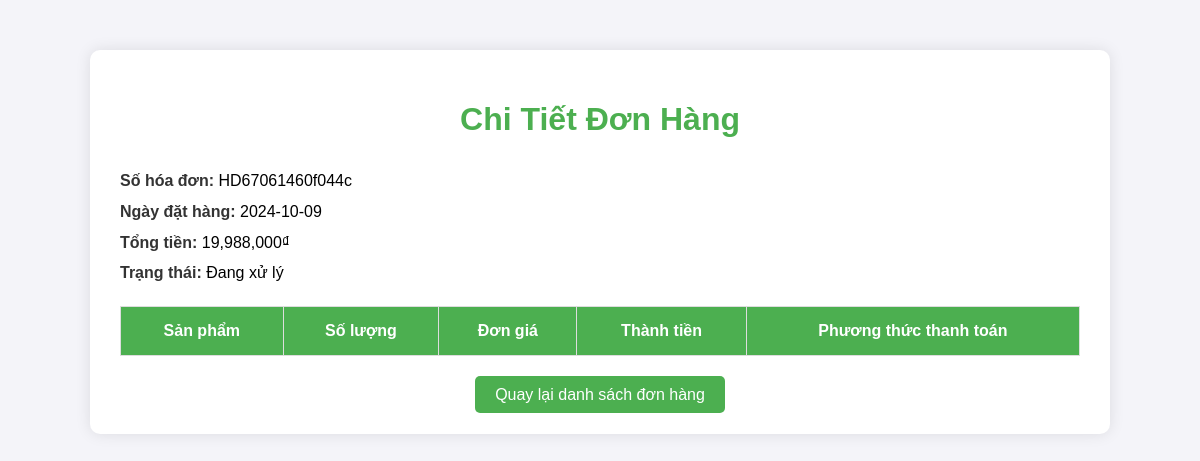
The page /chitiethd.php?sohieuHD=HD67061460f044c on the database its author committed.
### tables this page shows
CREATE TABLE `hoadon` (
  `SohieuHD` varchar(50) NOT NULL,
  `id` int(11) DEFAULT NULL,
  `NgayBH` date DEFAULT NULL,
  `Tongtien` varchar(255) DEFAULT NULL,
  `Trangthai` varchar(255) DEFAULT NULL
);

### chitiethd.php (the view, shortened to what this page needs)
<?php
include 'db_connect.php';
$sohieuHD = isset($_GET['sohieuHD']) ? $_GET['sohieuHD'] : '';
$sql_hoadon = "SELECT h.*, k.Tenkhach, k.Diachi, k.Dienthoai
               FROM hoadon h
               JOIN khach k ON h.id = k.id
               WHERE h.SohieuHD = '$sohieuHD'";
$result_hoadon = $con->query($sql_hoadon);
$hoadon = $result_hoadon->fetch_assoc();
?>
<html lang="en">
<head>
    <link rel="stylesheet" href="css/camon.css">
</head>
<body>
<div class="container">
    <h1>Chi Tiết Đơn Hàng</h1>
    <div class="order-info">
        <p><strong>Số hóa đơn:</strong> <?= htmlspecialchars($hoadon['SohieuHD']) ?></p>
        <p><strong>Ngày đặt hàng:</strong> <?= htmlspecialchars($hoadon['NgayBH']) ?></p>
        <p><strong>Tổng tiền:</strong> <?= number_format($hoadon['Tongtien'], 0, '.', ',') ?>₫</p>
        <p><strong>Trạng thái:</strong> <?= htmlspecialchars($hoadon['Trangthai']) ?></p>
    </div>
    <table class="order-details">
        <thead>
            <tr>
                <th>Sản phẩm</th>
                <th>Số lượng</th>
                <th>Đơn giá</th>
                <th>Thành tiền</th>
                <th>Phương thức thanh toán</th>
            </tr>
        </thead>
    </table>
    <div class="footer">
        <a href="theodoi.php">Quay lại danh sách đơn hàng</a>
    </div>
</div>
</body>
</html>

### css/camon.css (style rules this page uses)
body { font-family: Arial, sans-serif; background-color: #f4f4f9; margin: 0; padding: 0; }
.container { width: 80%; max-width: 1000px; margin: 50px auto; background-color: #fff; border-radius: 10px; box-shadow: 0 0 15px rgba(0, 0, 0, 0.1); padding: 30px; }
h1 { text-align: center; color: #4CAF50; margin-bottom: 30px; font-size: 32px; }
.customer-info, .order-info { margin-bottom: 20px; }
.customer-info p, .order-info p { font-size: 16px; line-height: 1.6; margin: 5px 0; }
strong { color: #333; }
.order-details { width: 100%; border-collapse: collapse; margin-top: 20px; }
.order-details th, .order-details td { padding: 15px; text-align: center; border: 1px solid #ddd; }
.order-details th { background-color: #4CAF50; color: white; font-size: 16px; }
.footer { text-align: center; margin-top: 30px; }
.footer a { text-decoration: none; color: white; background-color: #4CAF50; padding: 10px 20px; border-radius: 5px; font-size: 16px; transition: background-color 0.3s ease; }

### rows shown on the page
hoadon: SohieuHD "HD67061460f044c", NgayBH "2024-10-09", Tongtien "19,988,000", Trangthai "Đang xử lý"
